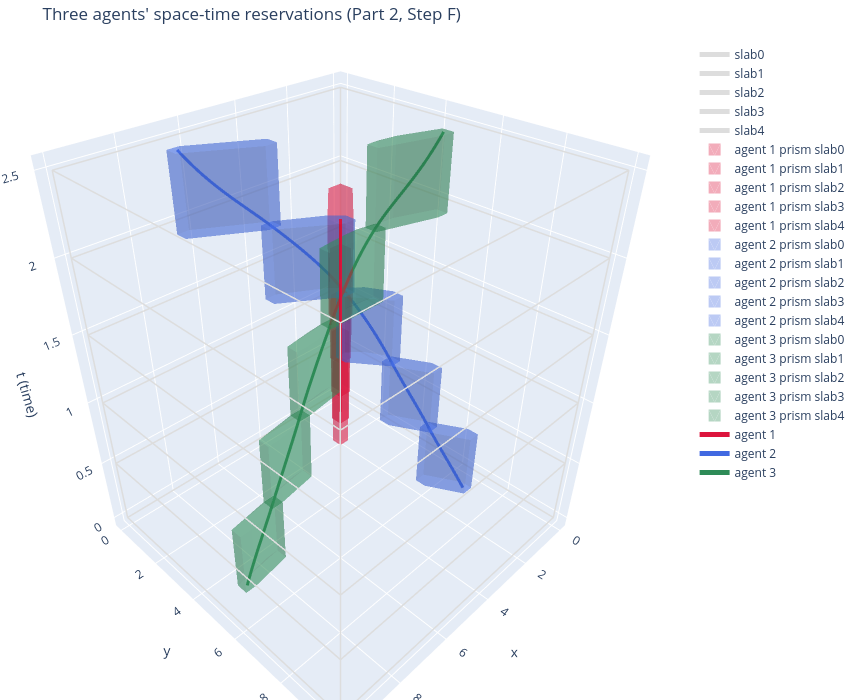

The notebook cell this image was saved under:
### Code cell
obstacles3 = reservation_prisms(seg3)

agent_colors = {"agent 1": "crimson", "agent 2": "royalblue", "agent 3": "seagreen"}
agent_obstacles = {"agent 1": obstacles1, "agent 2": obstacles2, "agent 3": obstacles3}
agent_segments = {"agent 1": seg1, "agent 2": seg2, "agent 3": seg3}

fig_three = go.Figure(layout=make_layout("Three agents' space-time reservations (Part 2, Step F)"))
for k in range(N_SLABS):
    fig_three.add_trace(box_wireframe(region2d_per_slab[k], k * DELTA, (k + 1) * DELTA, "#dddddd", name=f"slab{k}"))
for name, obstacles in agent_obstacles.items():
    color = agent_colors[name]
    for k, obs in enumerate(obstacles):
        V = polygon_vertices_2d(obs)
        fig_three.add_trace(prism_mesh(V, k * DELTA, (k + 1) * DELTA, color, name=f"{name} prism slab{k}"))
for name, seg in agent_segments.items():
    fig_three.add_trace(curve_trace(seg, agent_colors[name], name))
print("fig_three built,", len(fig_three.data), "traces")

fig_three
